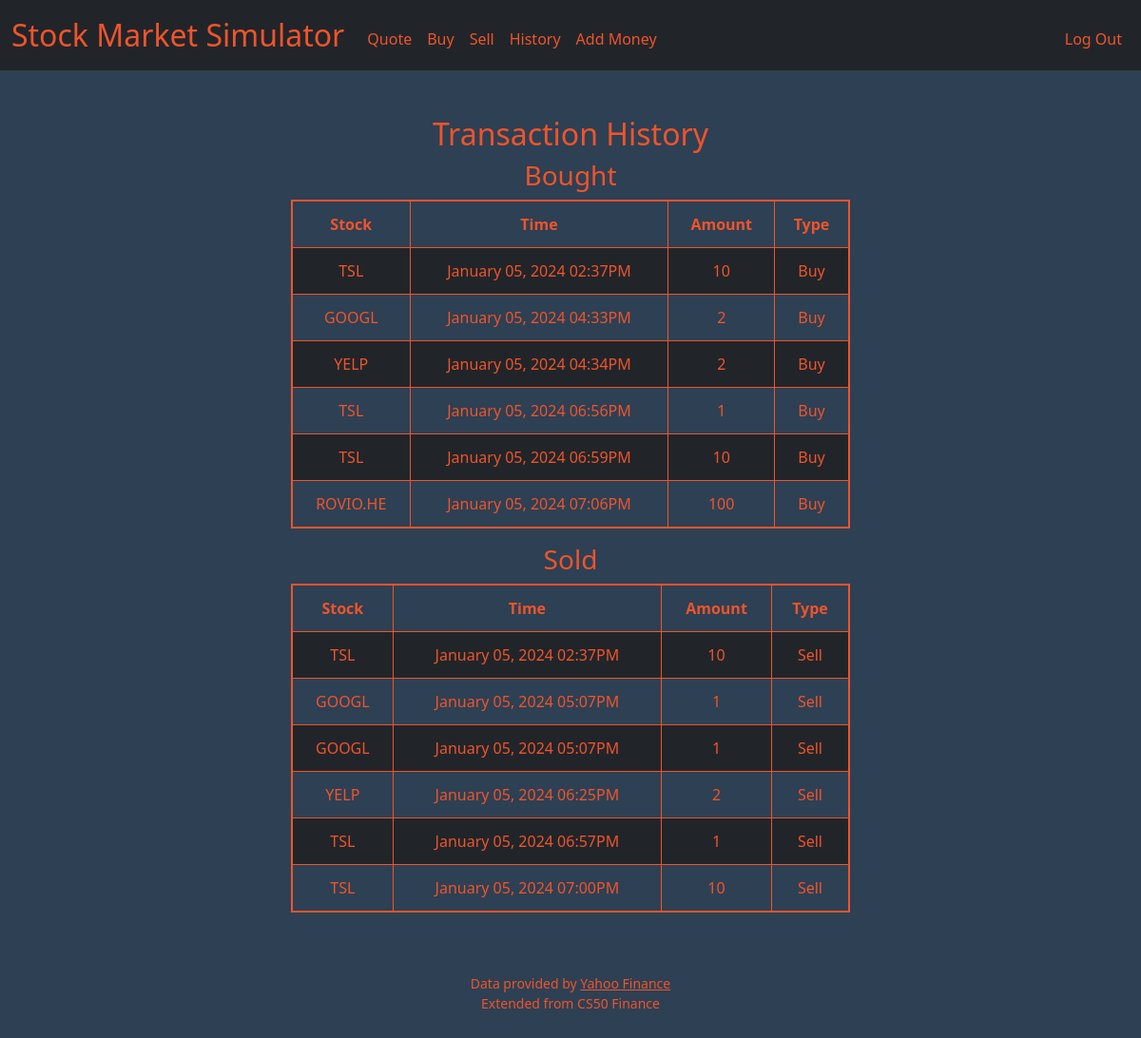
Page /history (signed in) on the committed database.
### tables this page shows
CREATE TABLE 'purchases' (id INTEGER PRIMARY KEY AUTOINCREMENT NOT NULL, userid INTEGER NOT NULL, amount INTEGER NOT NULL,'time' DATETIME NOT NULL,'symbol' TEXT NOT NULL  , 'value'  INTEGER NOT NULL  , FOREIGN KEY(userid) REFERENCES users(id));

CREATE TABLE 'sells' (id INTEGER PRIMARY KEY AUTOINCREMENT NOT NULL, userid INTEGER NOT NULL, amount INTEGER NOT NULL,'time' DATETIME NOT NULL,'symbol' TEXT NOT NULL , 'value' INTEGER NOT NULL , FOREIGN KEY(userid) REFERENCES users(id));

### app.py (the view)
@app.route("/history")
@login_required
def history():
    user_id = session["user_id"]
    bought = db.execute(
        "SELECT symbol, time, amount FROM purchases WHERE userid = ?;", user_id
    )
    sold = db.execute(
        "SELECT symbol, time, amount FROM sells WHERE userid = ?;", user_id
    )
    return render_template("history.html", bought=bought, sold=sold)

### app.py (called while the page is built)
def connect_db():
    conn = sqlite3.connect(DATABASE, detect_types=sqlite3.PARSE_DECLTYPES)
    conn.row_factory = sqlite3.Row
    return conn

def get_db():
    if 'db' not in g:
        g.db = connect_db()
    return g.db

@app.after_request
def after_request(response):
    response.headers["Cache-Control"] = "no-cache, no-store, must-revalidate"
    response.headers["Expires"] = 0
    response.headers["Pragma"] = "no-cache"
    return response

    @staticmethod
    def execute(query, *args):
        conn = get_db()
        cur = conn.execute(query, args)
        rows = [dict(row) for row in cur.fetchall()]
        conn.commit()
        return rows

### helpers.py (called while the page is built)
def login_required(f):
    @wraps(f)
    def decorated_function(*args, **kwargs):
        if session.get("user_id") is None:
            return redirect("/login")
        return f(*args, **kwargs)
    return decorated_function

### templates/history.html (shortened to what this page needs)
{% extends "layout.html" %}
{% block main %}
<h2>Transaction History</h2>
<h3>Bought</h3>
<table>
    <thead>
        <tr>
            <th>Stock</th>
            <th>Time</th>
            <th>Amount</th>
            <th>Type</th>
        </tr>
    </thead>
    <tbody>
        {% for buy in bought %}
            <tr>
                <td> {{ buy.symbol }}</td>
                <td> {{ buy.time }}</td>
                <td> {{ buy.amount }}</td>
                <td>Buy</td>
            </tr>
        {% endfor %}
    </tbody>
</table>
<h3>Sold</h3>
<table>
    <thead>
        <tr>
            <th>Stock</th>
            <th>Time</th>
            <th>Amount</th>
            <th>Type</th>
        </tr>
    </thead>
    <tbody>
        {% for sell in sold %}
            <tr>
                <td> {{ sell.symbol }}</td>
                <td> {{ sell.time }}</td>
                <td> {{ sell.amount }}</td>
                <td>Sell</td>
            </tr>
        {% endfor %}
    </tbody>
</table>
{% endblock %}

### templates/layout.html (shortened to what this page needs)
<!DOCTYPE html>
<html lang="en">
    <head>
        <link href="https://cdn.jsdelivr.net/npm/bootstrap@5.1.3/dist/css/bootstrap.min.css" rel="stylesheet">
        <link href="/static/styles.css" rel="stylesheet">
    </head>
    <body>
        <nav class="bg-dark navbar navbar-expand-md navbar-dark">
            <div class="container-fluid">
                <a class="navbar-brand" href="/"><span class="orange">Stock Market Simulator</span></a>
                <div class="collapse navbar-collapse" id="navbar">
                    {% if session["user_id"] %}
                        <ul class="navbar-nav me-auto mt-2">
                            <li class="nav-item"><a class="nav-link" href="/quote">Quote</a></li>
                            <li class="nav-item"><a class="nav-link" href="/buy">Buy</a></li>
                            <li class="nav-item"><a class="nav-link" href="/sell">Sell</a></li>
                            <li class="nav-item"><a class="nav-link" href="/history">History</a></li>
                            <li class="nav-item"><a class="nav-link" href="/add">Add Money</a></li>
                        </ul>
                        <ul class="navbar-nav ms-auto mt-2">
                            <li class="nav-item"><a class="nav-link" href="/logout">Log Out</a></li>
                        </ul>
                    {% else %}
                        <ul class="navbar-nav ms-auto mt-2">
                            <li class="nav-item"><a class="nav-link" href="/register">Register</a></li>
                            <li class="nav-item"><a class="nav-link" href="/login">Log In</a></li>
                        </ul>
                    {% endif %}
                </div>
            </div>
        </nav>
        <main class="container-fluid py-5 text-center">
            {% block main %}{% endblock %}
        </main>
        <footer class="mb-5 small text-center" style="color: #ef542c;">
            Data provided by <a href="https://finance.yahoo.com/" target="_blank">Yahoo Finance</a>
            <br>
            Extended from CS50 Finance
        </footer>
    </body>
</html>

### static/styles.css (style rules this page uses)
nav .navbar-brand { font-size: xx-large; }
nav .navbar-brand .orange { color: #ef542c; }
nav .navbar-nav .nav-link, nav .navbar-nav .nav-link:link, nav .navbar-nav .nav-link:visited { color: #ef542c; }
body { background-color: #2e4053; color: #ef542c; }
table { border: 2px solid #ef542c; border-collapse: collapse; background-color: #2e4053; margin-bottom: 1rem; width: 50%; margin-left: auto; margin-right: auto; }
table th, table td { border: 1px solid #ef542c; padding: 0.75rem; vertical-align: middle; }
tbody tr:nth-of-type(odd) { background-color: #212529 }
footer { color: #ef542c; }
footer a { color: #ef542c; }

### rows in the picture
purchases: symbol "TSL", time "January 05, 2024 02:37PM", amount "10"
purchases: symbol "GOOGL", time "January 05, 2024 04:33PM", amount "2"
purchases: symbol "YELP", time "January 05, 2024 04:34PM", amount "2"
purchases: symbol "TSL", time "January 05, 2024 06:56PM", amount "1"
purchases: symbol "TSL", time "January 05, 2024 06:59PM", amount "10"
purchases: symbol "ROVIO.HE", time "January 05, 2024 07:06PM", amount "100"
sells: symbol "TSL", time "January 05, 2024 02:37PM", amount "10"
sells: symbol "GOOGL", time "January 05, 2024 05:07PM", amount "1"
sells: symbol "GOOGL", time "January 05, 2024 05:07PM", amount "1"
sells: symbol "YELP", time "January 05, 2024 06:25PM", amount "2"
sells: symbol "TSL", time "January 05, 2024 06:57PM", amount "1"
sells: symbol "TSL", time "January 05, 2024 07:00PM", amount "10"
